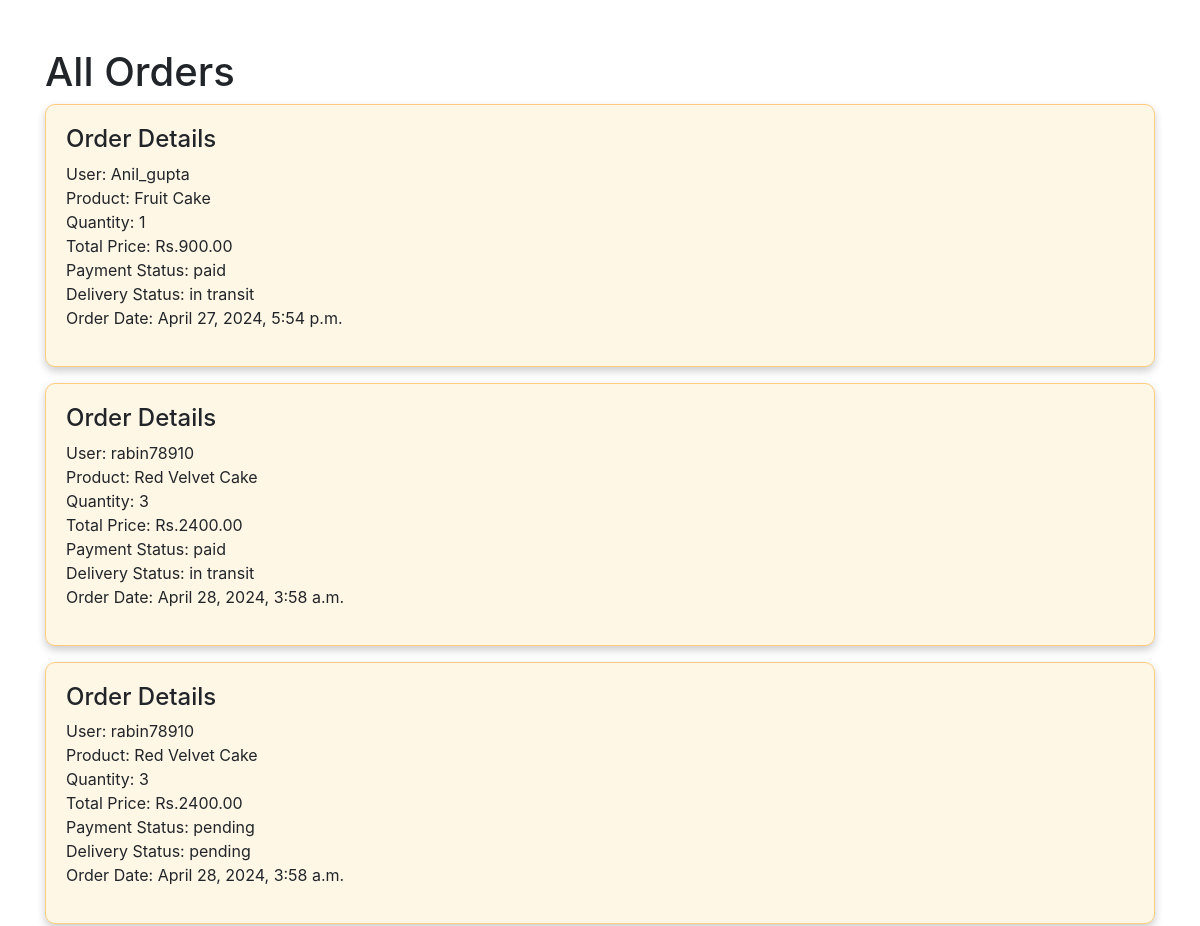
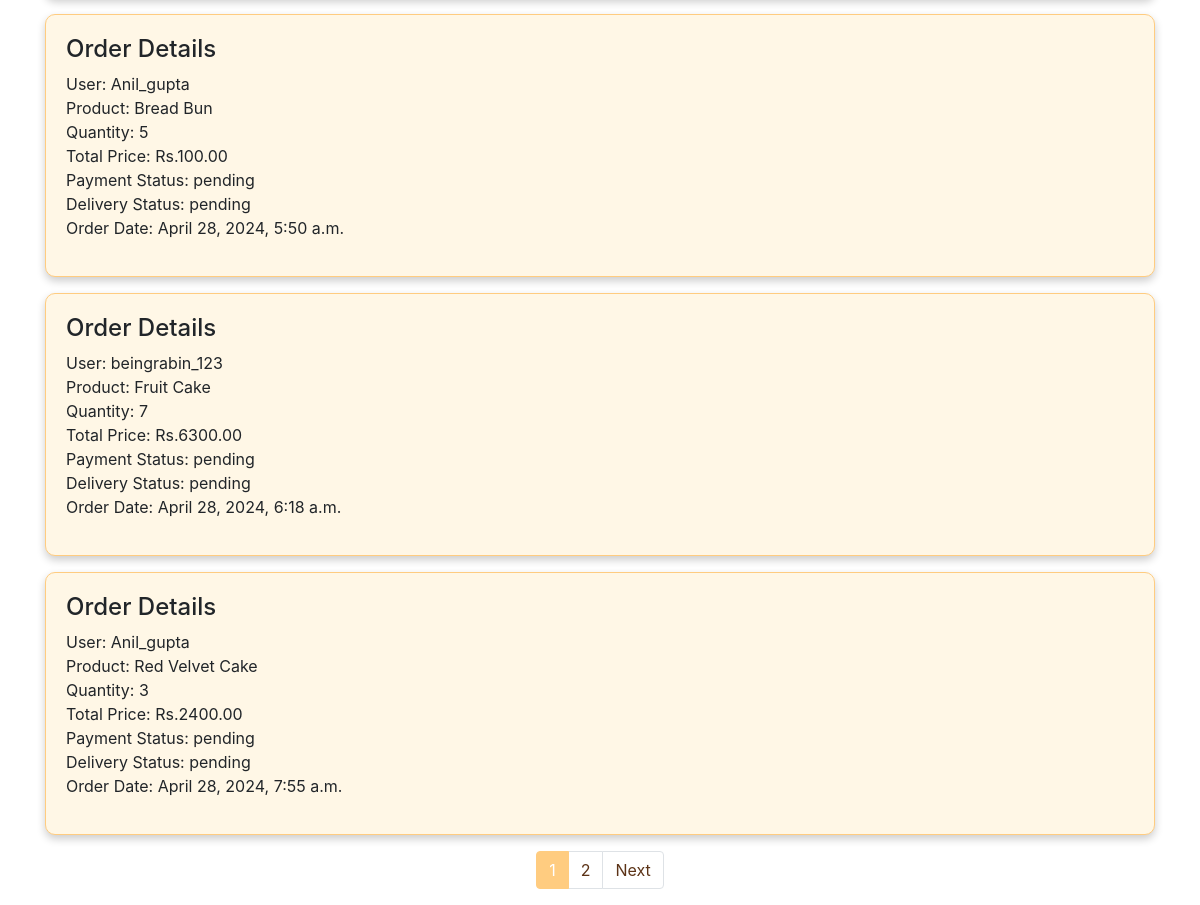
Screenshot of /orders/ (signed in) with the database file from the repository (2 pictures, top to bottom).
### bakery_app/models.py (models this page shows, shortened)
class Order(models.Model):
    user = models.ForeignKey(User, on_delete=models.CASCADE)
    product = models.ForeignKey(BakeryProduct, on_delete=models.CASCADE)
    quantity = models.IntegerField()
    total_price = models.DecimalField(max_digits=10, decimal_places=2)
    payment_status = models.CharField(max_length=10, choices=[('paid', 'Paid'), ('pending', 'Pending')], default='pending')
    delivery_status = models.CharField(max_length=10, choices=[('shipped', 'Shipped'), ('pending', 'Pending')], default='pending')
    order_date = models.DateTimeField(auto_now_add=True)

class BakeryProduct(models.Model):
    name = models.CharField(max_length=100)
    description = models.TextField()
    price = models.DecimalField(max_digits=6, decimal_places=2)
    image = models.ImageField(upload_to='product_images/')

### bakery_app/views.py (the view)
# urls.py: path('orders/', views.list_orders, name='list_orders'),
@login_required
def list_orders(request):
    orders = Order.objects.all()
    paginator = Paginator(orders, 6)  # Pagination to display 10 orders per page
    page_number = request.GET.get('page')
    page_obj = paginator.get_page(page_number)
    return render(request, 'list_orders.html', {'page_obj': page_obj})

### bakery_app/templates/list_orders.html (shortened to what this page needs)
<!DOCTYPE html>
<html lang="en">
<head>
    <link rel="stylesheet" href="https://stackpath.bootstrapcdn.com/bootstrap/4.5.2/css/bootstrap.min.css">
</head>
<body>
    <div class="container mt-5">
        <h1>All Orders</h1>
        <div class="row">
            {% for order in page_obj %}
            <div class="col-md-12 mb-3">
                <div class="order-card">
                    <h4>Order Details</h4>
                    <p>
                        User: {{ order.user.username }} <br>
                        Product: {{ order.product.name }} <br>
                        Quantity: {{ order.quantity }} <br>
                        Total Price: Rs.{{ order.total_price }} <br>
                        Payment Status: {{ order.payment_status }} <br>
                        Delivery Status: {{ order.delivery_status }} <br>
                        Order Date: {{ order.order_date }} <br>
                    </p>
                </div>
            </div>
            {% endfor %}
        </div>
        <nav aria-label="Page navigation">
            <ul class="pagination justify-content-center">
                {% for num in page_obj.paginator.page_range %}
                <li class="page-item {% if num == page_obj.number %}active{% endif %}">
                    <a class="page-link" href="?page={{ num }}">{{ num }}</a>
                </li>
                {% endfor %}
                {% if page_obj.has_next %}
                <li class="page-item">
                    <a class="page-link" href="?page={{ page_obj.next_page_number }}">Next</a>
                </li>
                {% endif %}
            </ul>
        </nav>
    </div>
</body>
</html>

### bakery_app/templates/list_orders.html (style rules this page uses)
.order-card { background-color: #fff7e6; border: 1px solid #ffcc80; border-radius: 10px; padding: 20px; box-shadow: 0 4px 8px 0 rgba(0,0,0,0.2); }
.pagination .page-item.active .page-link { background-color: #ffcc80; border-color: #ffcc80; }
.pagination .page-link { color: #5c3317; }

### rows the page displays
Order: user.username "Anil_gupta", product.name "Fruit Cake", quantity "1", total_price "900.00", payment_status "paid", delivery_status "in transit", order_date "April 27, 2024, 5:54 p.m."
Order: user.username "rabin78910", product.name "Red Velvet Cake", quantity "3", total_price "2400.00", payment_status "paid", delivery_status "in transit", order_date "April 28, 2024, 3:58 a.m."
Order: user.username "rabin78910", product.name "Red Velvet Cake", quantity "3", total_price "2400.00", payment_status "pending", delivery_status "pending", order_date "April 28, 2024, 3:58 a.m."
Order: user.username "Anil_gupta", product.name "Bread Bun", quantity "5", total_price "100.00", payment_status "pending", delivery_status "pending", order_date "April 28, 2024, 5:50 a.m."
Order: user.username "beingrabin_123", product.name "Fruit Cake", quantity "7", total_price "6300.00", payment_status "pending", delivery_status "pending", order_date "April 28, 2024, 6:18 a.m."
Order: user.username "Anil_gupta", product.name "Red Velvet Cake", quantity "3", total_price "2400.00", payment_status "pending", delivery_status "pending", order_date "April 28, 2024, 7:55 a.m."

### other values shown
{{ num }} "1" "2"
